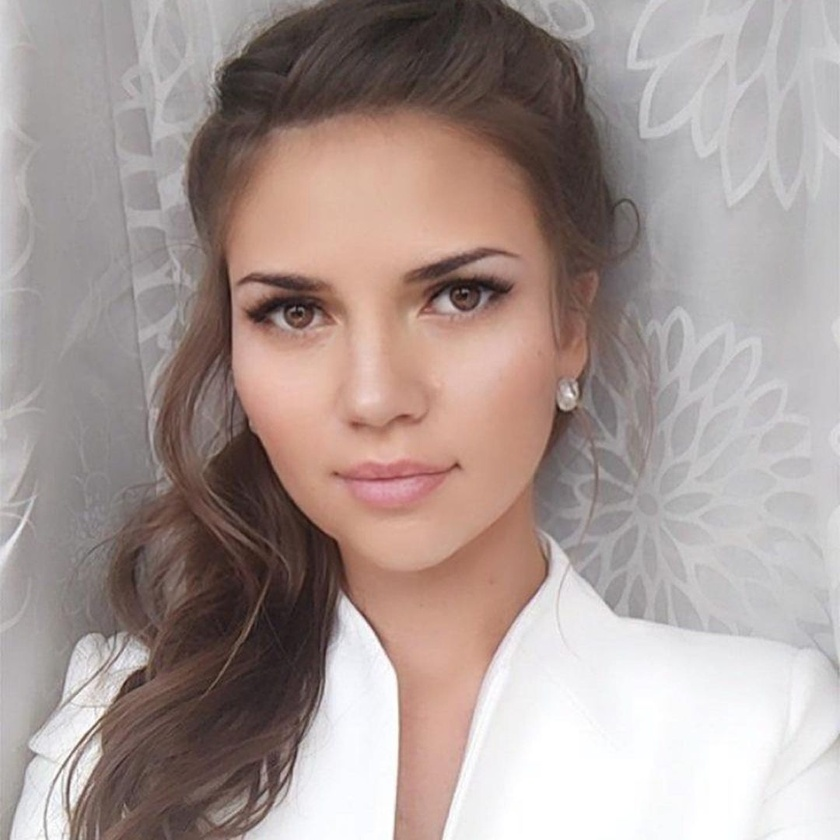
#> input picture src/assets/initial.jpg, 840 x 840 px, shrunk from 1080 x 1080 before the run, found by its file name
$ python main.py
#> lines starting #> are read from the running program, lines starting #| are printed output that depends on the picture
from PIL import Image, ImageDraw
import numpy as np

a = 'src/assets/initial.jpg'
b = 'src/assets/c.jpg'

im_1 = Image.open(a)
#> im_1 is the input picture: PIL image 840x840 RGB; mean R, G, B 167.9, 152.8, 148.7

grayscale = im_1.convert('L')
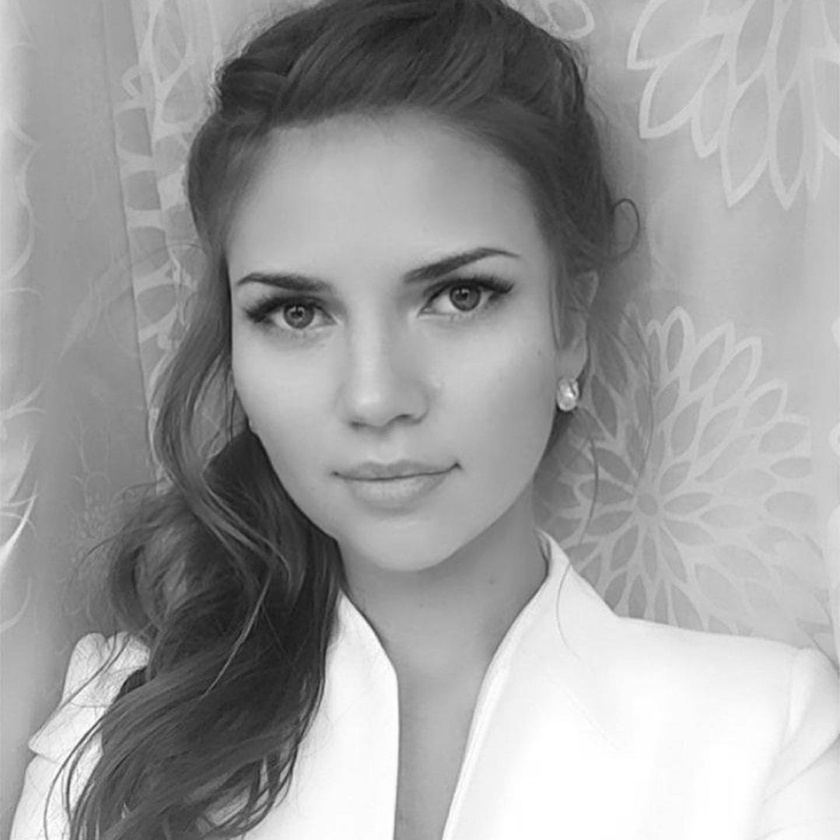
#> grayscale: PIL image 840x840 L; min 15, max 255, mean 156.9

grayscale_image_matrix =  np.array(grayscale)


import generator
